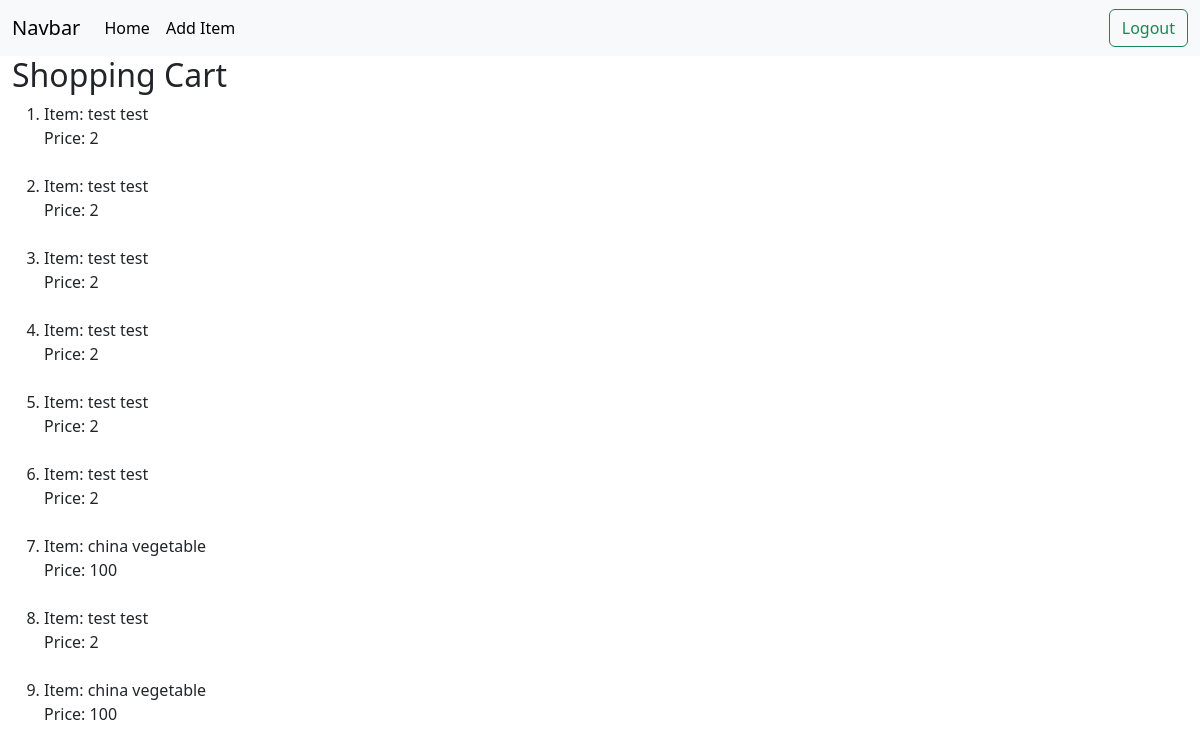
Before: /cart (signed in) with the older database file.
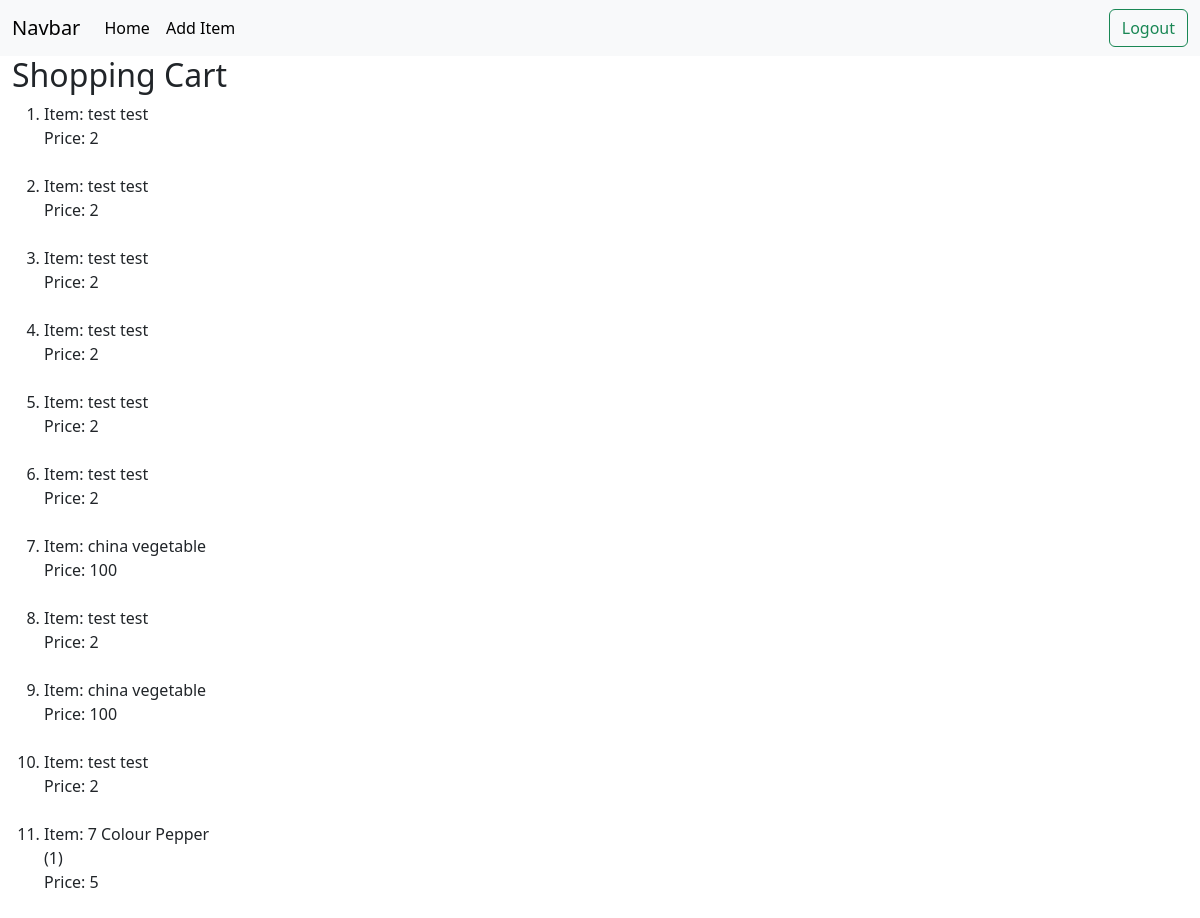
After: the same page with the newer database file.
### tables this page shows
CREATE TABLE shopping_cart (
    cart_id INTEGER PRIMARY KEY AUTOINCREMENT,
    user_id INTEGER NOT NULL,
    product_id INTEGER NOT NULL,
    product_name varchar(100) NOT NULL,
    product_quantity INTEGER NOT NULL,
    product_price INTEGER NOT NULL,
    time_created DATETIME DEFAULT CURRENT_TIMESTAMP,
    FOREIGN KEY (user_id) REFERENCES users(user_id)
);

### app.py (the view)
@app.route('/cart', methods=['GET', 'POST'])
def cart():
    try:
        if request.method == 'POST' and session['login_status'] == 1:
            product_id = request.form['product_id']
            product_name = request.form['product_name']
            product_price = request.form['product_price']
            user_id = session['user_id']
            try:
                conn = get_db_connection()
                conn.execute('INSERT INTO shopping_cart (user_id, product_id, product_name, product_price, product_quantity) VALUES (?, ?, ?, ?, ?)',
                            (user_id, product_id, product_name, product_price, 1))
                conn.commit()
                conn.close()
                return redirect('/')
            except Exception as e:
                print(str(e))
                return render_template('index.html')
        elif request.method == 'GET':
            conn = get_db_connection()
            shopping_cart = conn.execute('SELECT * FROM shopping_cart WHERE user_id = ?', (session['user_id'],)).fetchall()
            conn.close()
            return render_template('cart.html', shopping_cart=shopping_cart)
    except:
        return redirect('/login')

### app.py (called while the page is built)
def get_db_connection():
    conn = sqlite3.connect('sql_database.db')
    conn.row_factory = sqlite3.Row
    return conn

### templates/cart.html (shortened to what this page needs)
{% extends 'base.html' %}
{% block body %}
<main class="container-fluid">
  <h2>Shopping Cart</h2>
  <ol>
      {% for item in shopping_cart %}
      <li>
        <div class="row col-md-2" id="item_name">
          <div>
            Item: {{ item.product_name }}
          </div>
          <div id="product_price">
            Price: {{ item.product_price }}
          </div>
        </div>
        <br>
      </li>
      {% endfor %}
  </ol>
</main>
{% endblock %}

### templates/base.html (shortened to what this page needs)
<!DOCTYPE html>
<html lang="en">
<head>
    <link rel="stylesheet" href="{{ url_for('static', filename='css/main.css') }}">
    <link href="https://cdn.jsdelivr.net/npm/bootstrap@5.3.2/dist/css/bootstrap.min.css" rel="stylesheet">
</head>
<body>
    <header>
        <nav class="navbar navbar-expand-lg bg-body-tertiary">
            <div class="container-fluid">
              <a class="navbar-brand" href="#">Navbar</a>
              <div class="collapse navbar-collapse" id="navbarSupportedContent">
                <ul class="navbar-nav me-auto mb-2 mb-lg-0">
                  <li class="nav-item">
                    <a class="nav-link active" aria-current="page" href="/">Home</a>
                  </li>
                  <li class="nav-item">
                    <a class="nav-link active" href="/add_item">Add Item</a>
                  </li>
                </ul>
                <div class="d-flex">
                  {% if session['login_status'] == 1 %}
                  <a class="btn btn-outline-success" href="/logout">Logout</a>
                  {% else %}
                  <a class="btn btn-outline-success" href="/login">Login</a>
                  <a class="btn btn-outline-success" href="/signup">Sign-Up</a>
                  {% endif %}
                </div>
              </div>
            </div>
          </nav>
        </header>
    {% block body %}{% endblock %}
</body>
</html>

### static/css/main.css (style rules this page uses)
* { margin: 0; padding: 0; }
body, html { height: 100%; font-family: sans-serif; background-color: lightblue; }

Changed rows visible on the page:
added shopping_cart: product_name "test test", product_price "2"
added shopping_cart: product_name "7 Colour Pepper (1)", product_price "5"
